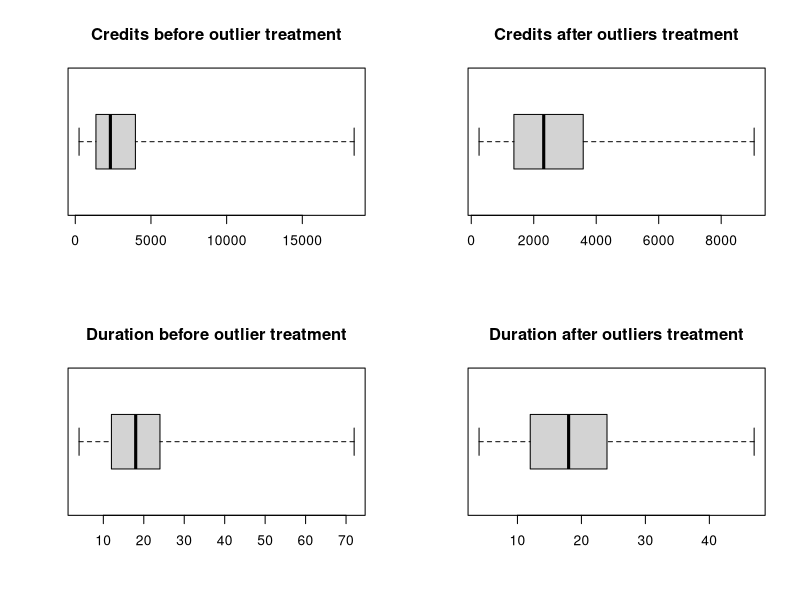
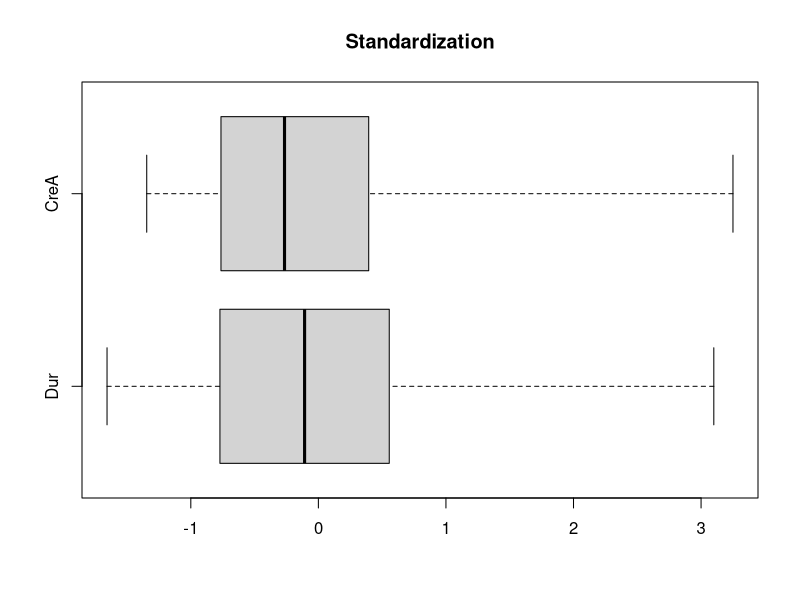
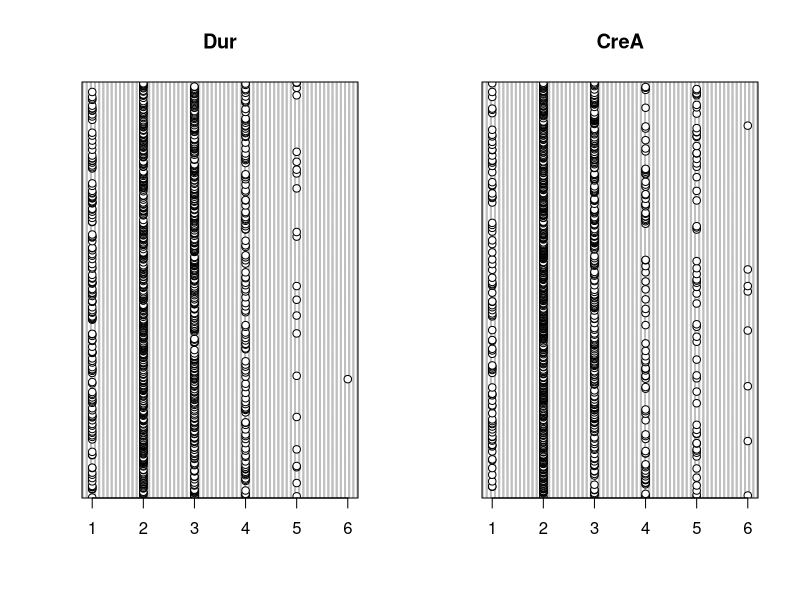

These charts were generated, in order, by the following R code:
library(mice)
library(VIM)
library(lattice)
library(ggplot2)

# chdir
setwd("C:\\Users\\PredatorPy\\Desktop\\Office\\INT492\\SamplesDataForLecture021")

# load data
myData <- read.table("german_data.csv", header = TRUE, sep = ",")
# prepare data
iData = myData[c(2,5)]

# find mean
myMean <- apply(iData[,1:2], 2, mean)
# find IQR
dataIqr<-apply(iData[,c(1,2)],2,IQR)
print(myMean)

s = dataIqr/(2 * 0.6745)

newData = iData
for(i in 1:ncol(iData)){
  #aaa<-(iData[i]) > myMean[i]
  isOut <- abs(iData[i]-myMean[i]) > 3*s[i]
  newData[isOut, i]<-myMean[i]
  #newData[isOut, i]<-NA
}
newMean <- apply(newData[,1:2], 2, mean)
print(newMean)

# define plot columns
par(mfrow=c(2,2))
# before
boxplot(iData[,2], main="Credits before outlier treatment", range=0, horizontal=TRUE)
#after
boxplot(newData[,2], main="Credits after outliers treatment", range=0, horizontal=TRUE)

# before
boxplot(iData[,1], main="Duration before outlier treatment", range=0, horizontal=TRUE)
#after
boxplot(newData[,1], main="Duration after outliers treatment", range=0, horizontal=TRUE)

summary(iData)
summary(newData)

# Standardization
par(mfrow=c(1,1))
metrix <- scale(newData[,1:2])
boxplot(metrix, range=0, horizontal=TRUE, main="Standardization")

summary(metrix)
#dotchart(iData[1:20,2], labels = row.names(iData))

# Categorization
#print(metrix[1:10,2])
par(mfrow=c(1,2))
cate1 <- findInterval(metrix[,1], c(-2,-1,0,1,2,3))
summary(cate1)
cate2 <- findInterval(metrix[,2], c(-2,-1,0,1,2,3))
summary(cate2)
dotchart(cate1, main = "Dur")
dotchart(cate2, main = "CreA")

myInterval <- cut(metrix[1:10,2], c(-2,-1,0,1,2,3))
print(myInterval)


#count <- table(newData[,2])
#barplot(count, main="Bar plot CreA", xlab="amount", horiz=TRUE)
#barplot(table(iData[,2]), main="Bar plot CreA", xlab="amount", horiz=TRUE)

"
ref = http://www.r-bloggers.com/centering-and-standardizing-dont-confuse-your-rows-with-your-columns/
ref = http://stackoverflow.com/questions/12979456/r-code-to-categorize-age-into-group-bins-breaks
ref = http://stackoverflow.com/questions/26103140/how-can-i-create-a-custom-colour-scale-using-ggplot2-and-geom-tile
ref = http://stackoverflow.com/questions/6774339/r-how-do-i-put-two-box-plots-next-to-each-other-keeping-same-y-range-for-both
"
